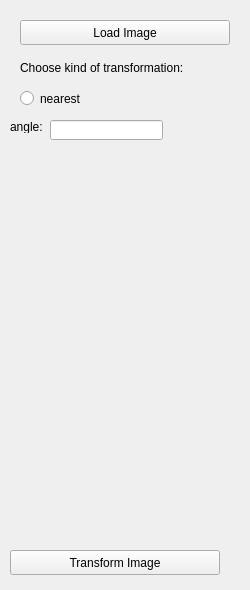
<?xml version="1.0" encoding="UTF-8"?>
<ui version="4.0">
 <class>OptionsView</class>
 <widget class="QWidget" name="OptionsView">
  <property name="geometry">
   <rect>
    <x>0</x>
    <y>0</y>
    <width>250</width>
    <height>590</height>
   </rect>
  </property>
  <property name="minimumSize">
   <size>
    <width>250</width>
    <height>590</height>
   </size>
  </property>
  <property name="windowTitle">
   <string>Form</string>
  </property>
  <widget class="QPushButton" name="loadButton">
   <property name="geometry">
    <rect>
     <x>20</x>
     <y>20</y>
     <width>210</width>
     <height>25</height>
    </rect>
   </property>
   <property name="text">
    <string>Load Image</string>
   </property>
  </widget>
  <widget class="QPushButton" name="transformButton">
   <property name="geometry">
    <rect>
     <x>10</x>
     <y>550</y>
     <width>210</width>
     <height>25</height>
    </rect>
   </property>
   <property name="text">
    <string>Transform Image</string>
   </property>
  </widget>
  <widget class="QLabel" name="optionLabel">
   <property name="geometry">
    <rect>
     <x>20</x>
     <y>60</y>
     <width>211</width>
     <height>16</height>
    </rect>
   </property>
   <property name="text">
    <string>Choose kind of transformation:</string>
   </property>
  </widget>
  <widget class="QRadioButton" name="nearestButton">
   <property name="geometry">
    <rect>
     <x>20</x>
     <y>90</y>
     <width>82</width>
     <height>17</height>
    </rect>
   </property>
   <property name="text">
    <string>nearest</string>
   </property>
  </widget>
  <widget class="QLineEdit" name="angleEdit">
   <property name="geometry">
    <rect>
     <x>50</x>
     <y>120</y>
     <width>113</width>
     <height>20</height>
    </rect>
   </property>
  </widget>
  <widget class="QLabel" name="angleLabel">
   <property name="geometry">
    <rect>
     <x>10</x>
     <y>120</y>
     <width>47</width>
     <height>13</height>
    </rect>
   </property>
   <property name="text">
    <string>angle:</string>
   </property>
  </widget>
 </widget>
 <resources/>
 <connections/>
</ui>
